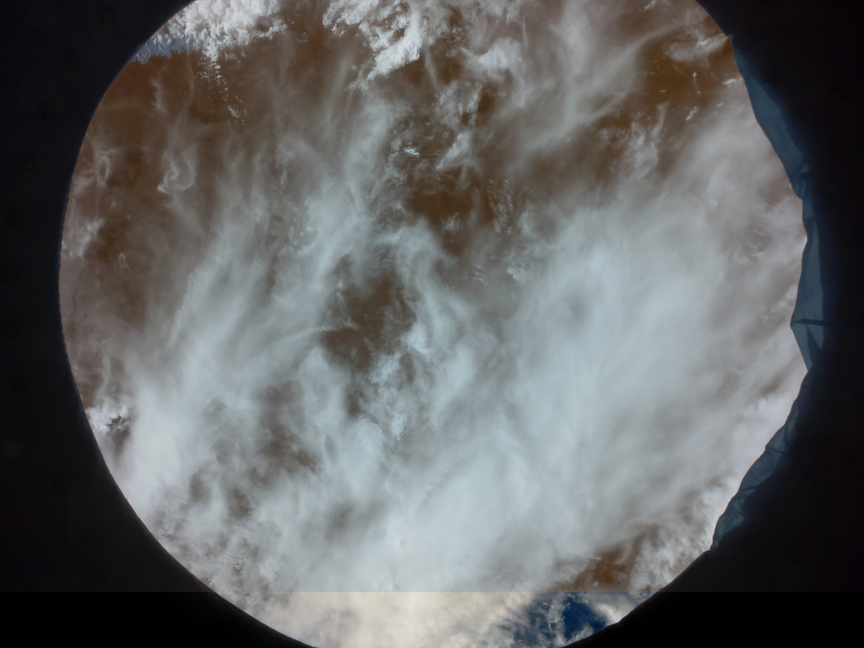
#> input picture astro/test_in/cslab3ogel_Files_RawData_raw_image_1.jpeg, 2592 x 1944 px (shown at 1/3 size); its folder holds 2 pictures in this run
$ python main.py ../astro/test_in
#> lines starting #> are read from the running program, lines starting #| are printed output that depends on the picture
### orbit/utils/ndvi.py
"""
PYTHON MODULE FOR IMAGE PROCESSING AND NDVI CALCULATIONS
"""

import cv2
import numpy as np

def ndvi(image) -> np.ndarray:
    """Calculate NDVI on the given image.

    Return a numpy ndarray with a NDVI value for each pixel of the image.
    """

    blue, green, red = cv2.split(image)

    bottom = (red.astype(float) + blue.astype(float))
    bottom[bottom==0] = 0.01  # Avoid zero division error
    ndvi = (blue.astype(float) - red) / bottom

    return ndvi

def mean_ndvi(image, remove_negatives=False) -> float:
    """ Calculate the mean NDVI value over all the pixels of the given image.

    Return a float representing the mean NDVI value of the image.
    """

    ndvi_array = ndvi(image)

    if remove_negatives:
        ndvi_array = [ndvi_array[i][j] for i in range(ndvi_array.shape[0]) for j in range(ndvi_array.shape[1]) if ndvi_array[i,j] >= 0]
    mean_ndvi = np.mean(ndvi_array)

    return mean_ndvi

### orbit/main.py
import sys
import cv2
import json

from logzero import logger, logfile
from pathlib import Path

from utils.ndvi import mean_ndvi
from utils.vci import vci_calculate, vci_classify


# --------------------------------------
# VARIABLES
# --------------------------------------

# Resolve absolute path to the current code directory
base_folder: Path = Path(__file__).parent.resolve()

# Set log file
logfile(base_folder / "main.log", backupCount=0, maxBytes=30e6)


def load_json_data(path: str):
    with open(path, "r") as f:
        data = json.loads(f.read())["features"]
        result = {feature["properties"]["path"][3:]: feature["properties"]["mean_ndvi"] for feature in data}

        return result


# entry point
def main(argc, argv):

    # Check command-line arguments
#> called with argc = 2
    if argc != 2:
        logger.error("Usage: orbit <path>")
        sys.exit(1)

    # Get the path to the folder containing the images
    path = Path(argv[1])

    # Check if the path exists
    if not path.exists():
        logger.error("Path not found")
        sys.exit(1)

    filtered_images = {str(image_path): cv2.imread(str(image_path)) for image_path in path.iterdir()}
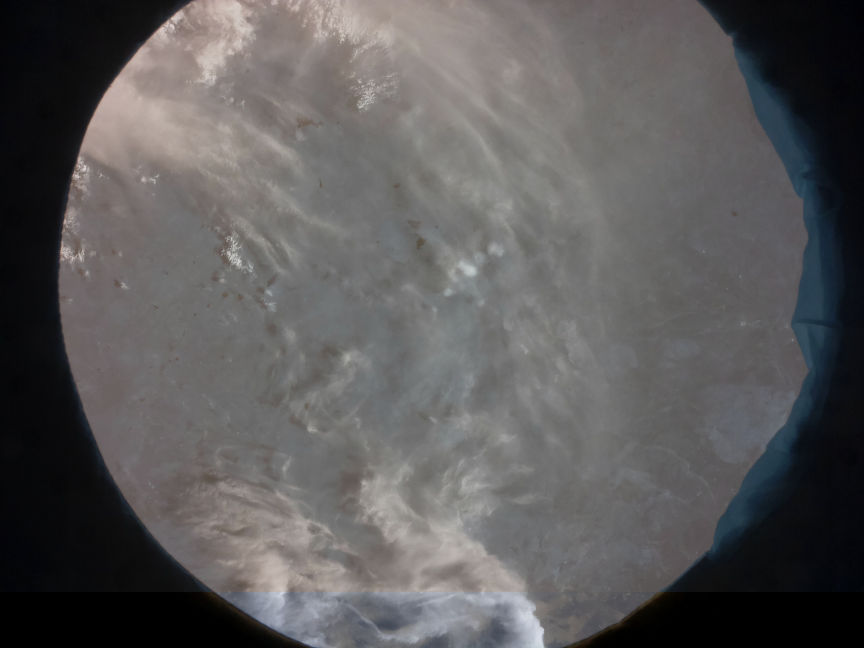
#> input picture astro/test_in/cslab3ogel_Files_RawData_raw_image_101.jpeg, 2592 x 1944 px (shown at 1/3 size)
#> filtered_images = 2 items
    logger.info(f"{len(filtered_images)}, images loaded")

    # Calculate average NDVI not including cloud pixels which have negative NDVI values
    latest_ndvi = {image_path: mean_ndvi(image, remove_negatives=True) for image_path, image in filtered_images.items()}
#> in ndvi, image is the input picture: shape (1944, 2592, 3); mean B, G, R 101.2, 101, 99.8
#> in ndvi, `bottom = (red.astype(float) + blue.astype(float))`:
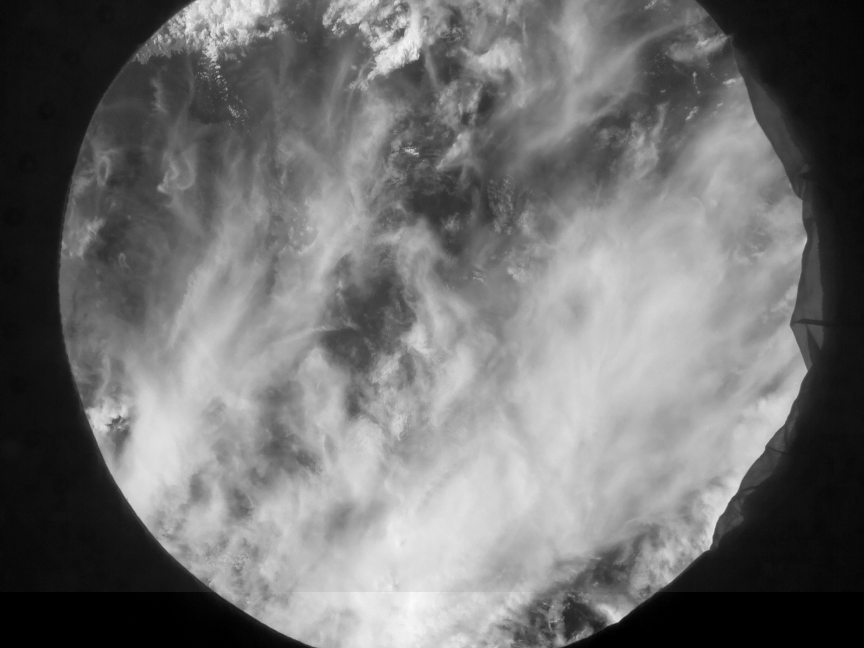
#> bottom: shape (1944, 2592) float64 (shown at 1/3 size); min 0, max 453, mean 200.9; drawn with min black and max white
#> in ndvi, `ndvi = (blue.astype(float) - red) / bottom`:
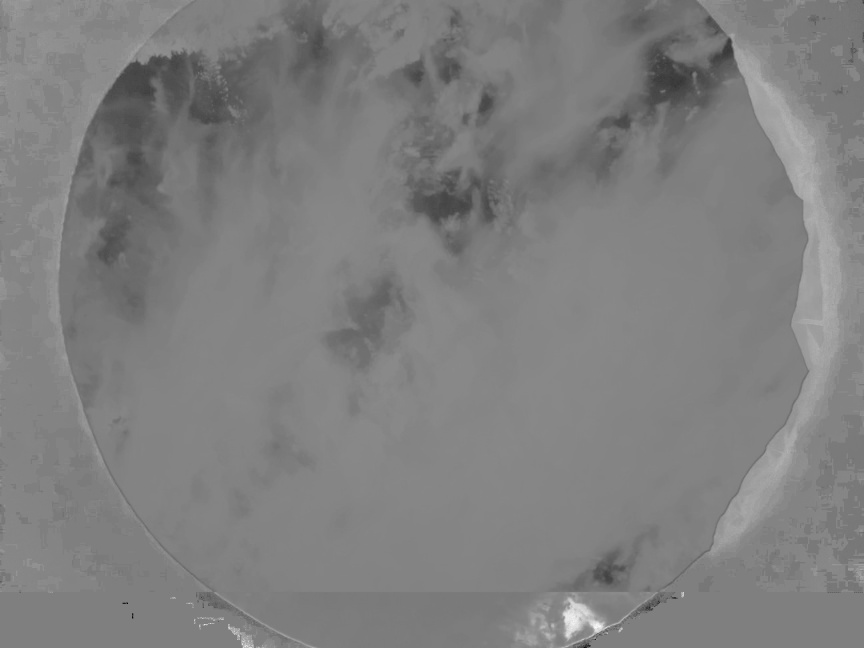
#> ndvi: shape (1944, 2592) float64 (shown at 1/3 size); min -1, max 1, mean 0.000787; drawn with min black and max white
#> in mean_ndvi, `ndvi_array = [ndvi_array[i][j] for i in range(ndvi_array.shape[0]) for..`: ndvi_array = 3380877 items
#> in mean_ndvi, `mean_ndvi = np.mean(ndvi_array)`: mean_ndvi = 0.0511
#> in ndvi (call 2), `blue, green, red = cv2.split(image)`:
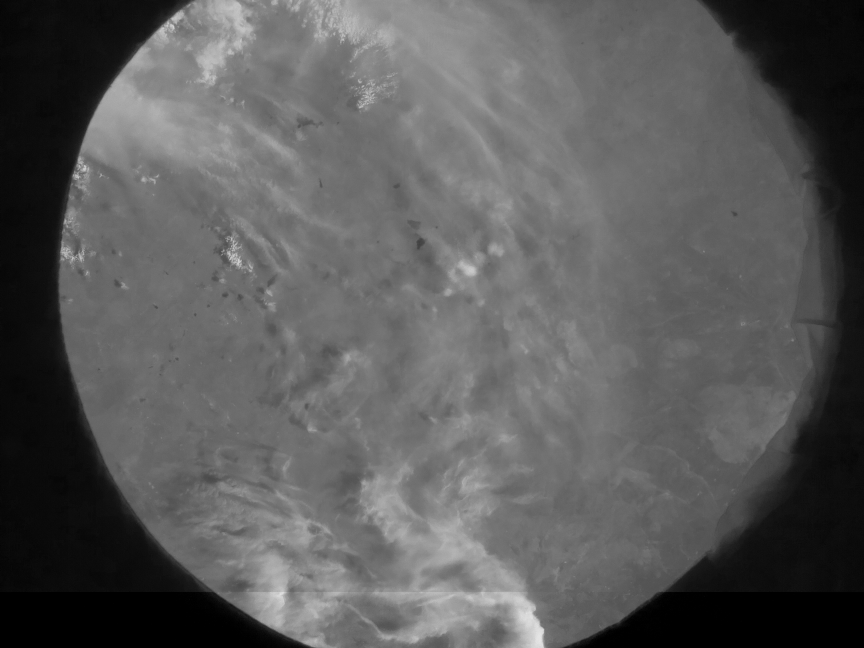
#> blue: shape (1944, 2592) (shown at 1/3 size); min 0, max 233, mean 90.4
#> in ndvi (call 2), `blue, green, red = cv2.split(image)`:
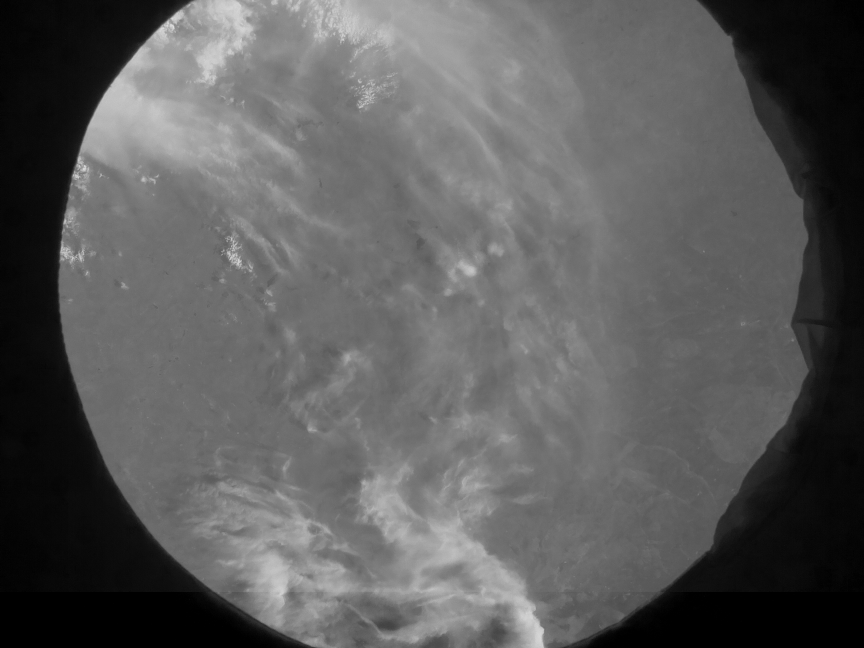
#> red: shape (1944, 2592) (shown at 1/3 size); min 0, max 227, mean 91.6
#> in ndvi, image is the input picture: shape (1944, 2592, 3); mean B, G, R 90.4, 90, 91.6
#> in ndvi (call 2), `bottom = (red.astype(float) + blue.astype(float))`:
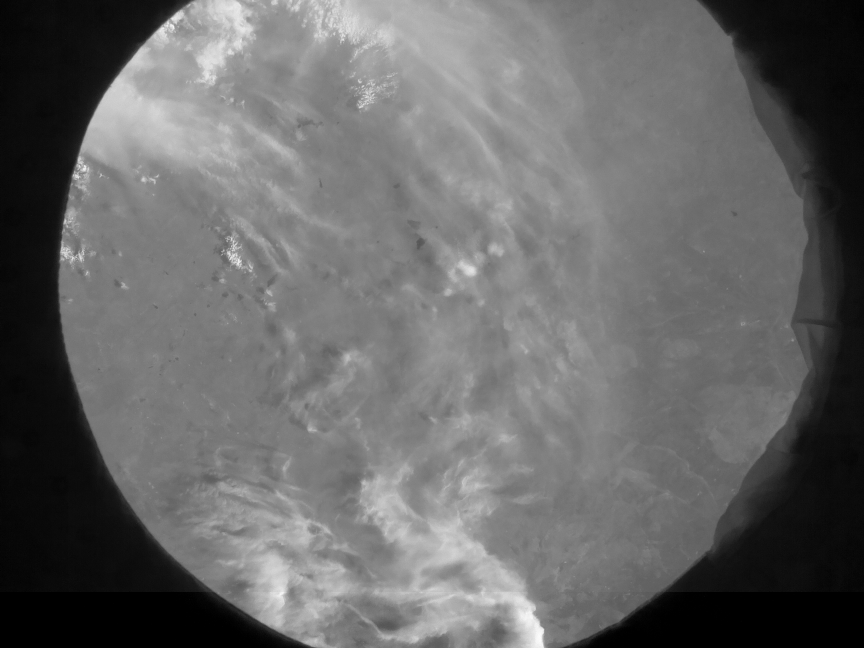
#> bottom: shape (1944, 2592) float64 (shown at 1/3 size); min 0, max 448, mean 182; drawn with min black and max white
#> in ndvi (call 2), `ndvi = (blue.astype(float) - red) / bottom`:
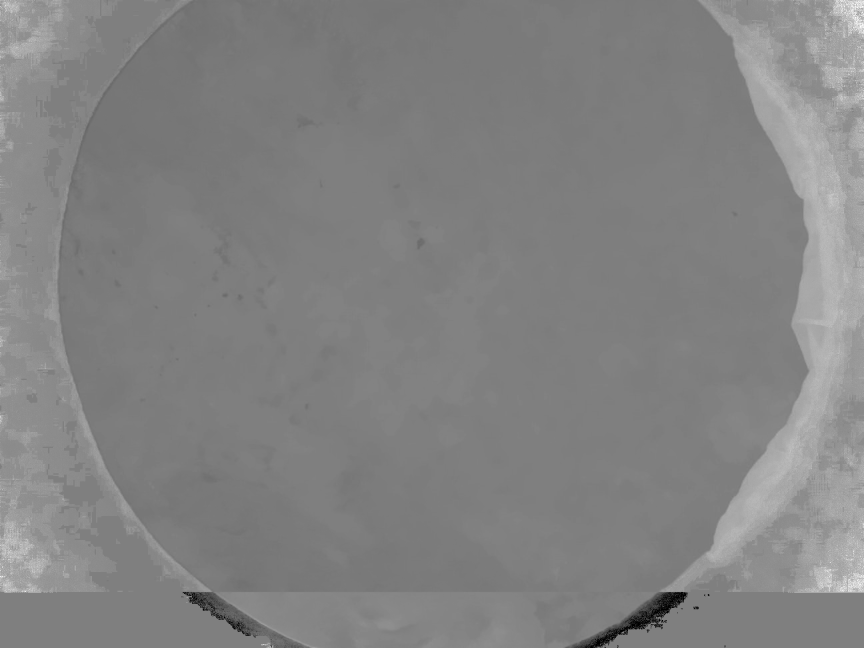
#> ndvi: shape (1944, 2592) float64 (shown at 1/3 size); min -1, max 1, mean 0.0273; drawn with min black and max white
#> latest_ndvi = 2 items

    logger.info("Average NDVI values calculated for each image")

    ndvi_2019 = load_json_data("./past_ndvi_data/2019_ndvi.json")
#> (reads orbit/past_ndvi_data/2019_ndvi.json from the repository)
    ndvi_2020 = load_json_data("./past_ndvi_data/2020_ndvi.json")
#> (reads orbit/past_ndvi_data/2020_ndvi.json from the repository)
    ndvi_2021 = load_json_data("./past_ndvi_data/2021_ndvi.json")
#> (reads orbit/past_ndvi_data/2021_ndvi.json from the repository)
    ndvi_2022 = load_json_data("./past_ndvi_data/2022_ndvi.json")
#> (reads orbit/past_ndvi_data/2022_ndvi.json from the repository)

    historic_ndvi = [ndvi_2019, ndvi_2020, ndvi_2021, ndvi_2022]

    logger.info("Loaded ndvi values from past years")

    ndvi_by_roi = {roi: [] for roi, _ in filtered_images.items()}
#> ndvi_by_roi = 2 items

    for year in historic_ndvi:
        for roi, ndvi in year.items():
            ndvi_by_roi[roi].append(ndvi)

    for roi, ndvi in latest_ndvi.items():
        ndvi_by_roi[roi].append(ndvi)

    min_max_ndvi_by_roi = {roi: (min(ndvi_values), max(ndvi_values)) for roi, ndvi_values in ndvi_by_roi.items()}

    vci_by_roi = {roi: vci_calculate(latest_ndvi[roi], min, max) for roi, (min, max) in min_max_ndvi_by_roi.items()}
    vci_classes_by_roi = {roi: vci_classify(vci) for roi, vci in vci_by_roi.items()}

    # Save results
    with open("main_results.txt", "w+") as f:
        f.write("LATEST NDVI\n")
        f.write(str(latest_ndvi)+"\n")
        f.write("NDVI BY ROI OVER YEARS (2019-2023)\n")
        f.write(str(ndvi_by_roi)+"\n")
        f.write("VCI BY ROI\n")
        f.write(str(vci_by_roi)+"\n")
        f.write("VCI CLASSES BY ROI\n")
        f.write(str(vci_classes_by_roi))

    logger.info("Completed")

if __name__ == "__main__":
#> (the run stopped early here; a loop or call above may not have finished)
